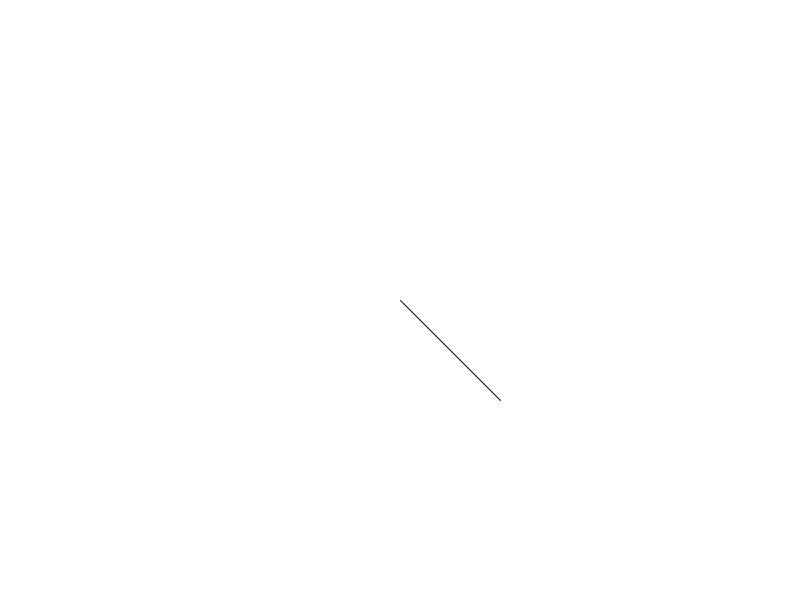
Frame 1 (no input)
Frame 60 (the mouse pressed at the canvas centre just before this capture): identical to frame 1, image omitted
Frame 120 (the mouse held since frame 60 and released just before this capture): identical to frame 1, image omitted

The Processing sketch that drew this single still picture (run headless with seeded random() and noise(); from frame 60 on, the mouse is pressed at the canvas centre):

// Processing sketch: transformation
// ── transformation.pde
void setup() {
  size(800, 600);
}

void draw() {
  background(255);
  stroke(0);
  translate(width/2, height/2);
  line(0, 0, 100, 100);
}
